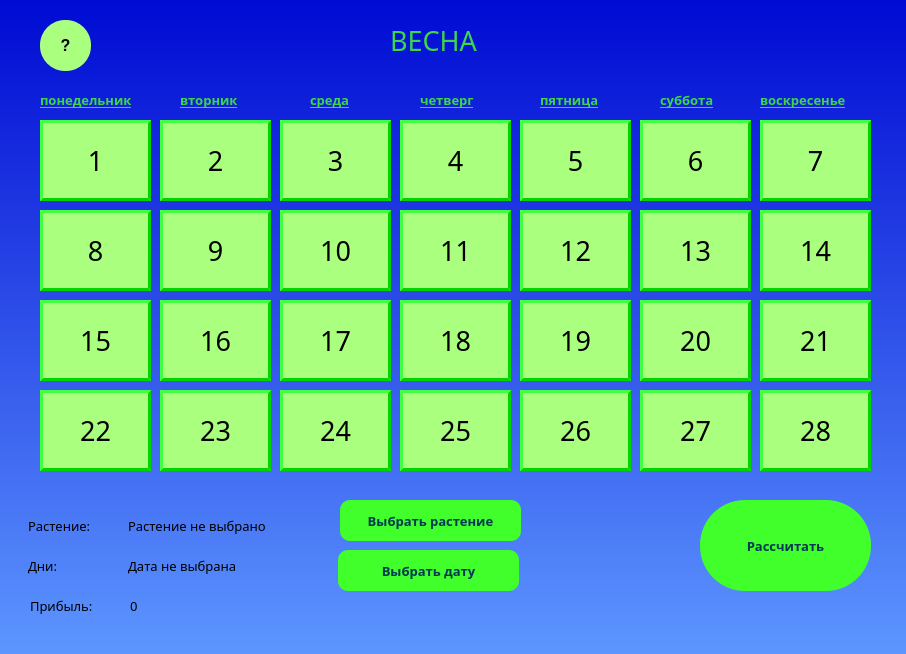
<?xml version="1.0" encoding="UTF-8"?>
<ui version="4.0">
 <class>Form</class>
 <widget class="QWidget" name="Form">
  <property name="geometry">
   <rect>
    <x>0</x>
    <y>0</y>
    <width>906</width>
    <height>654</height>
   </rect>
  </property>
  <property name="windowTitle">
   <string>Form</string>
  </property>
  <property name="styleSheet">
   <string notr="true">background-color: qlineargradient(spread:reflect, x1:0, y1:0, x2:0, y2:1, stop:0 rgba(0, 10, 211, 255), stop:1 rgba(93, 150, 255, 255));</string>
  </property>
  <widget class="QPushButton" name="pushButton_1">
   <property name="geometry">
    <rect>
     <x>40</x>
     <y>120</y>
     <width>111</width>
     <height>81</height>
    </rect>
   </property>
   <property name="font">
    <font>
     <family>Segoe Print</family>
     <pointsize>20</pointsize>
    </font>
   </property>
   <property name="styleSheet">
    <string notr="true">background-color:rgb(170, 255, 127);
border-style: outset;
border-color: rgb(0, 213, 0);
border-width: 3px</string>
   </property>
   <property name="text">
    <string>1</string>
   </property>
   <attribute name="buttonGroup">
    <string notr="true">buttonGroup</string>
   </attribute>
  </widget>
  <widget class="QLabel" name="label">
   <property name="geometry">
    <rect>
     <x>390</x>
     <y>20</y>
     <width>131</width>
     <height>41</height>
    </rect>
   </property>
   <property name="font">
    <font>
     <family>Segoe Print</family>
     <pointsize>20</pointsize>
     <stylestrategy>PreferDefault</stylestrategy>
    </font>
   </property>
   <property name="styleSheet">
    <string notr="true">background-color: transparent;
color: rgb(62, 213, 72)</string>
   </property>
   <property name="text">
    <string>ВЕСНА</string>
   </property>
  </widget>
  <widget class="QPushButton" name="pushButton_8">
   <property name="geometry">
    <rect>
     <x>40</x>
     <y>210</y>
     <width>111</width>
     <height>81</height>
    </rect>
   </property>
   <property name="font">
    <font>
     <family>Segoe Print</family>
     <pointsize>20</pointsize>
    </font>
   </property>
   <property name="styleSheet">
    <string notr="true">background-color:rgb(170, 255, 127);
border-style: outset;
border-color: rgb(0, 213, 0);
border-width: 3px</string>
   </property>
   <property name="text">
    <string>8</string>
   </property>
   <attribute name="buttonGroup">
    <string notr="true">buttonGroup</string>
   </attribute>
  </widget>
  <widget class="QPushButton" name="pushButton_22">
   <property name="geometry">
    <rect>
     <x>40</x>
     <y>390</y>
     <width>111</width>
     <height>81</height>
    </rect>
   </property>
   <property name="font">
    <font>
     <family>Segoe Print</family>
     <pointsize>20</pointsize>
    </font>
   </property>
   <property name="styleSheet">
    <string notr="true">background-color:rgb(170, 255, 127);
border-style: outset;
border-color: rgb(0, 213, 0);
border-width: 3px</string>
   </property>
   <property name="text">
    <string>22</string>
   </property>
   <attribute name="buttonGroup">
    <string notr="true">buttonGroup</string>
   </attribute>
  </widget>
  <widget class="QPushButton" name="pushButton_15">
   <property name="geometry">
    <rect>
     <x>40</x>
     <y>300</y>
     <width>111</width>
     <height>81</height>
    </rect>
   </property>
   <property name="font">
    <font>
     <family>Segoe Print</family>
     <pointsize>20</pointsize>
    </font>
   </property>
   <property name="styleSheet">
    <string notr="true">background-color:rgb(170, 255, 127);
border-style: outset;
border-color: rgb(0, 213, 0);
border-width: 3px</string>
   </property>
   <property name="text">
    <string>15</string>
   </property>
   <attribute name="buttonGroup">
    <string notr="true">buttonGroup</string>
   </attribute>
  </widget>
  <widget class="QPushButton" name="pushButton_2">
   <property name="geometry">
    <rect>
     <x>160</x>
     <y>120</y>
     <width>111</width>
     <height>81</height>
    </rect>
   </property>
   <property name="font">
    <font>
     <family>Segoe Print</family>
     <pointsize>20</pointsize>
    </font>
   </property>
   <property name="styleSheet">
    <string notr="true">background-color:rgb(170, 255, 127);
border-style: outset;
border-color: rgb(0, 213, 0);
border-width: 3px</string>
   </property>
   <property name="text">
    <string>2</string>
   </property>
   <attribute name="buttonGroup">
    <string notr="true">buttonGroup</string>
   </attribute>
  </widget>
  <widget class="QPushButton" name="pushButton_16">
   <property name="geometry">
    <rect>
     <x>160</x>
     <y>300</y>
     <width>111</width>
     <height>81</height>
    </rect>
   </property>
   <property name="font">
    <font>
     <family>Segoe Print</family>
     <pointsize>20</pointsize>
    </font>
   </property>
   <property name="styleSheet">
    <string notr="true">background-color:rgb(170, 255, 127);
border-style: outset;
border-color: rgb(0, 213, 0);
border-width: 3px</string>
   </property>
   <property name="text">
    <string>16</string>
   </property>
   <attribute name="buttonGroup">
    <string notr="true">buttonGroup</string>
   </attribute>
  </widget>
  <widget class="QPushButton" name="pushButton_9">
   <property name="geometry">
    <rect>
     <x>160</x>
     <y>210</y>
     <width>111</width>
     <height>81</height>
    </rect>
   </property>
   <property name="font">
    <font>
     <family>Segoe Print</family>
     <pointsize>20</pointsize>
    </font>
   </property>
   <property name="styleSheet">
    <string notr="true">background-color:rgb(170, 255, 127);
border-style: outset;
border-color: rgb(0, 213, 0);
border-width: 3px</string>
   </property>
   <property name="text">
    <string>9</string>
   </property>
   <attribute name="buttonGroup">
    <string notr="true">buttonGroup</string>
   </attribute>
  </widget>
  <widget class="QPushButton" name="pushButton_23">
   <property name="geometry">
    <rect>
     <x>160</x>
     <y>390</y>
     <width>111</width>
     <height>81</height>
    </rect>
   </property>
   <property name="font">
    <font>
     <family>Segoe Print</family>
     <pointsize>20</pointsize>
    </font>
   </property>
   <property name="styleSheet">
    <string notr="true">background-color:rgb(170, 255, 127);
border-style: outset;
border-color: rgb(0, 213, 0);
border-width: 3px</string>
   </property>
   <property name="text">
    <string>23</string>
   </property>
   <attribute name="buttonGroup">
    <string notr="true">buttonGroup</string>
   </attribute>
  </widget>
  <widget class="QPushButton" name="pushButton_3">
   <property name="geometry">
    <rect>
     <x>280</x>
     <y>120</y>
     <width>111</width>
     <height>81</height>
    </rect>
   </property>
   <property name="font">
    <font>
     <family>Segoe Print</family>
     <pointsize>20</pointsize>
    </font>
   </property>
   <property name="styleSheet">
    <string notr="true">background-color:rgb(170, 255, 127);
border-style: outset;
border-color: rgb(0, 213, 0);
border-width: 3px</string>
   </property>
   <property name="text">
    <string>3</string>
   </property>
   <attribute name="buttonGroup">
    <string notr="true">buttonGroup</string>
   </attribute>
  </widget>
  <widget class="QPushButton" name="pushButton_17">
   <property name="geometry">
    <rect>
     <x>280</x>
     <y>300</y>
     <width>111</width>
     <height>81</height>
    </rect>
   </property>
   <property name="font">
    <font>
     <family>Segoe Print</family>
     <pointsize>20</pointsize>
    </font>
   </property>
   <property name="styleSheet">
    <string notr="true">background-color:rgb(170, 255, 127);
border-style: outset;
border-color: rgb(0, 213, 0);
border-width: 3px</string>
   </property>
   <property name="text">
    <string>17</string>
   </property>
   <attribute name="buttonGroup">
    <string notr="true">buttonGroup</string>
   </attribute>
  </widget>
  <widget class="QPushButton" name="pushButton_10">
   <property name="geometry">
    <rect>
     <x>280</x>
     <y>210</y>
     <width>111</width>
     <height>81</height>
    </rect>
   </property>
   <property name="font">
    <font>
     <family>Segoe Print</family>
     <pointsize>20</pointsize>
    </font>
   </property>
   <property name="styleSheet">
    <string notr="true">background-color:rgb(170, 255, 127);
border-style: outset;
border-color: rgb(0, 213, 0);
border-width: 3px</string>
   </property>
   <property name="text">
    <string>10</string>
   </property>
   <attribute name="buttonGroup">
    <string notr="true">buttonGroup</string>
   </attribute>
  </widget>
  <widget class="QPushButton" name="pushButton_24">
   <property name="geometry">
    <rect>
     <x>280</x>
     <y>390</y>
     <width>111</width>
     <height>81</height>
    </rect>
   </property>
   <property name="font">
    <font>
     <family>Segoe Print</family>
     <pointsize>20</pointsize>
    </font>
   </property>
   <property name="styleSheet">
    <string notr="true">background-color:rgb(170, 255, 127);
border-style: outset;
border-color: rgb(0, 213, 0);
border-width: 3px</string>
   </property>
   <property name="text">
    <string>24</string>
   </property>
   <attribute name="buttonGroup">
    <string notr="true">buttonGroup</string>
   </attribute>
  </widget>
  <widget class="QPushButton" name="pushButton_4">
   <property name="geometry">
    <rect>
     <x>400</x>
     <y>120</y>
     <width>111</width>
     <height>81</height>
    </rect>
   </property>
   <property name="font">
    <font>
     <family>Segoe Print</family>
     <pointsize>20</pointsize>
    </font>
   </property>
   <property name="styleSheet">
    <string notr="true">background-color:rgb(170, 255, 127);
border-style: outset;
border-color: rgb(0, 213, 0);
border-width: 3px</string>
   </property>
   <property name="text">
    <string>4</string>
   </property>
   <attribute name="buttonGroup">
    <string notr="true">buttonGroup</string>
   </attribute>
  </widget>
  <widget class="QPushButton" name="pushButton_18">
   <property name="geometry">
    <rect>
     <x>400</x>
     <y>300</y>
     <width>111</width>
     <height>81</height>
    </rect>
   </property>
   <property name="font">
    <font>
     <family>Segoe Print</family>
     <pointsize>20</pointsize>
    </font>
   </property>
   <property name="styleSheet">
    <string notr="true">background-color:rgb(170, 255, 127);
border-style: outset;
border-color: rgb(0, 213, 0);
border-width: 3px</string>
   </property>
   <property name="text">
    <string>18</string>
   </property>
   <attribute name="buttonGroup">
    <string notr="true">buttonGroup</string>
   </attribute>
  </widget>
  <widget class="QPushButton" name="pushButton_11">
   <property name="geometry">
    <rect>
     <x>400</x>
     <y>210</y>
     <width>111</width>
     <height>81</height>
    </rect>
   </property>
   <property name="font">
    <font>
     <family>Segoe Print</family>
     <pointsize>20</pointsize>
    </font>
   </property>
   <property name="styleSheet">
    <string notr="true">background-color:rgb(170, 255, 127);
border-style: outset;
border-color: rgb(0, 213, 0);
border-width: 3px</string>
   </property>
   <property name="text">
    <string>11</string>
   </property>
   <attribute name="buttonGroup">
    <string notr="true">buttonGroup</string>
   </attribute>
  </widget>
  <widget class="QPushButton" name="pushButton_25">
   <property name="geometry">
    <rect>
     <x>400</x>
     <y>390</y>
     <width>111</width>
     <height>81</height>
    </rect>
   </property>
   <property name="font">
    <font>
     <family>Segoe Print</family>
     <pointsize>20</pointsize>
    </font>
   </property>
   <property name="styleSheet">
    <string notr="true">background-color:rgb(170, 255, 127);
border-style: outset;
border-color: rgb(0, 213, 0);
border-width: 3px</string>
   </property>
   <property name="text">
    <string>25</string>
   </property>
   <attribute name="buttonGroup">
    <string notr="true">buttonGroup</string>
   </attribute>
  </widget>
  <widget class="QPushButton" name="pushButton_5">
   <property name="geometry">
    <rect>
     <x>520</x>
     <y>120</y>
     <width>111</width>
     <height>81</height>
    </rect>
   </property>
   <property name="font">
    <font>
     <family>Segoe Print</family>
     <pointsize>20</pointsize>
    </font>
   </property>
   <property name="styleSheet">
    <string notr="true">background-color:rgb(170, 255, 127);
border-style: outset;
border-color: rgb(0, 213, 0);
border-width: 3px</string>
   </property>
   <property name="text">
    <string>5</string>
   </property>
   <attribute name="buttonGroup">
    <string notr="true">buttonGroup</string>
   </attribute>
  </widget>
  <widget class="QPushButton" name="pushButton_19">
   <property name="geometry">
    <rect>
     <x>520</x>
     <y>300</y>
     <width>111</width>
     <height>81</height>
    </rect>
   </property>
   <property name="font">
    <font>
     <family>Segoe Print</family>
     <pointsize>20</pointsize>
    </font>
   </property>
   <property name="styleSheet">
    <string notr="true">background-color:rgb(170, 255, 127);
border-style: outset;
border-color: rgb(0, 213, 0);
border-width: 3px</string>
   </property>
   <property name="text">
    <string>19</string>
   </property>
   <attribute name="buttonGroup">
    <string notr="true">buttonGroup</string>
   </attribute>
  </widget>
  <widget class="QPushButton" name="pushButton_12">
   <property name="geometry">
    <rect>
     <x>520</x>
     <y>210</y>
     <width>111</width>
     <height>81</height>
    </rect>
   </property>
   <property name="font">
    <font>
     <family>Segoe Print</family>
     <pointsize>20</pointsize>
    </font>
   </property>
   <property name="styleSheet">
    <string notr="true">background-color:rgb(170, 255, 127);
border-style: outset;
border-color: rgb(0, 213, 0);
border-width: 3px</string>
   </property>
   <property name="text">
    <string>12</string>
   </property>
   <attribute name="buttonGroup">
    <string notr="true">buttonGroup</string>
   </attribute>
  </widget>
  <widget class="QPushButton" name="pushButton_26">
   <property name="geometry">
    <rect>
     <x>520</x>
     <y>390</y>
     <width>111</width>
     <height>81</height>
    </rect>
   </property>
   <property name="font">
    <font>
     <family>Segoe Print</family>
     <pointsize>20</pointsize>
    </font>
   </property>
   <property name="styleSheet">
    <string notr="true">background-color:rgb(170, 255, 127);
border-style: outset;
border-color: rgb(0, 213, 0);
border-width: 3px</string>
   </property>
   <property name="text">
    <string>26</string>
   </property>
   <attribute name="buttonGroup">
    <string notr="true">buttonGroup</string>
   </attribute>
  </widget>
  <widget class="QPushButton" name="pushButton_6">
   <property name="geometry">
    <rect>
     <x>640</x>
     <y>120</y>
     <width>111</width>
     <height>81</height>
    </rect>
   </property>
   <property name="font">
    <font>
     <family>Segoe Print</family>
     <pointsize>20</pointsize>
    </font>
   </property>
   <property name="styleSheet">
    <string notr="true">background-color:rgb(170, 255, 127);
border-style: outset;
border-color: rgb(0, 213, 0);
border-width: 3px</string>
   </property>
   <property name="text">
    <string>6</string>
   </property>
   <attribute name="buttonGroup">
    <string notr="true">buttonGroup</string>
   </attribute>
  </widget>
  <widget class="QPushButton" name="pushButton_20">
   <property name="geometry">
    <rect>
     <x>640</x>
     <y>300</y>
     <width>111</width>
     <height>81</height>
    </rect>
   </property>
   <property name="font">
    <font>
     <family>Segoe Print</family>
     <pointsize>20</pointsize>
    </font>
   </property>
   <property name="styleSheet">
    <string notr="true">background-color:rgb(170, 255, 127);
border-style: outset;
border-color: rgb(0, 213, 0);
border-width: 3px</string>
   </property>
   <property name="text">
    <string>20</string>
   </property>
   <attribute name="buttonGroup">
    <string notr="true">buttonGroup</string>
   </attribute>
  </widget>
  <widget class="QPushButton" name="pushButton_13">
   <property name="geometry">
    <rect>
     <x>640</x>
     <y>210</y>
     <width>111</width>
     <height>81</height>
    </rect>
   </property>
   <property name="font">
    <font>
     <family>Segoe Print</family>
     <pointsize>20</pointsize>
    </font>
   </property>
   <property name="styleSheet">
    <string notr="true">background-color:rgb(170, 255, 127);
border-style: outset;
border-color: rgb(0, 213, 0);
border-width: 3px</string>
   </property>
   <property name="text">
    <string>13</string>
   </property>
   <attribute name="buttonGroup">
    <string notr="true">buttonGroup</string>
   </attribute>
  </widget>
  <widget class="QPushButton" name="pushButton_27">
   <property name="geometry">
    <rect>
     <x>640</x>
     <y>390</y>
     <width>111</width>
     <height>81</height>
    </rect>
   </property>
   <property name="font">
    <font>
     <family>Segoe Print</family>
     <pointsize>20</pointsize>
    </font>
   </property>
   <property name="styleSheet">
    <string notr="true">background-color:rgb(170, 255, 127);
border-style: outset;
border-color: rgb(0, 213, 0);
border-width: 3px</string>
   </property>
   <property name="text">
    <string>27</string>
   </property>
   <attribute name="buttonGroup">
    <string notr="true">buttonGroup</string>
   </attribute>
  </widget>
  <widget class="QPushButton" name="pushButton_7">
   <property name="geometry">
    <rect>
     <x>760</x>
     <y>120</y>
     <width>111</width>
     <height>81</height>
    </rect>
   </property>
   <property name="font">
    <font>
     <family>Segoe Print</family>
     <pointsize>20</pointsize>
    </font>
   </property>
   <property name="styleSheet">
    <string notr="true">background-color:rgb(170, 255, 127);
border-style: outset;
border-color: rgb(0, 213, 0);
border-width: 3px</string>
   </property>
   <property name="text">
    <string>7</string>
   </property>
   <attribute name="buttonGroup">
    <string notr="true">buttonGroup</string>
   </attribute>
  </widget>
  <widget class="QPushButton" name="pushButton_21">
   <property name="geometry">
    <rect>
     <x>760</x>
     <y>300</y>
     <width>111</width>
     <height>81</height>
    </rect>
   </property>
   <property name="font">
    <font>
     <family>Segoe Print</family>
     <pointsize>20</pointsize>
    </font>
   </property>
   <property name="styleSheet">
    <string notr="true">background-color:rgb(170, 255, 127);
border-style: outset;
border-color: rgb(0, 213, 0);
border-width: 3px</string>
   </property>
   <property name="text">
    <string>21</string>
   </property>
   <attribute name="buttonGroup">
    <string notr="true">buttonGroup</string>
   </attribute>
  </widget>
  <widget class="QPushButton" name="pushButton_14">
   <property name="geometry">
    <rect>
     <x>760</x>
     <y>210</y>
     <width>111</width>
     <height>81</height>
    </rect>
   </property>
   <property name="font">
    <font>
     <family>Segoe Print</family>
     <pointsize>20</pointsize>
    </font>
   </property>
   <property name="styleSheet">
    <string notr="true">background-color:rgb(170, 255, 127);
border-style: outset;
border-color: rgb(0, 213, 0);
border-width: 3px</string>
   </property>
   <property name="text">
    <string>14</string>
   </property>
   <attribute name="buttonGroup">
    <string notr="true">buttonGroup</string>
   </attribute>
  </widget>
  <widget class="QPushButton" name="pushButton_28">
   <property name="geometry">
    <rect>
     <x>760</x>
     <y>390</y>
     <width>111</width>
     <height>81</height>
    </rect>
   </property>
   <property name="font">
    <font>
     <family>Segoe Print</family>
     <pointsize>20</pointsize>
    </font>
   </property>
   <property name="styleSheet">
    <string notr="true">background-color:rgb(170, 255, 127);
border-style: outset;
border-color: rgb(0, 213, 0);
border-width: 3px</string>
   </property>
   <property name="text">
    <string>28</string>
   </property>
   <attribute name="buttonGroup">
    <string notr="true">buttonGroup</string>
   </attribute>
  </widget>
  <widget class="QLabel" name="label_2">
   <property name="geometry">
    <rect>
     <x>40</x>
     <y>90</y>
     <width>111</width>
     <height>20</height>
    </rect>
   </property>
   <property name="font">
    <font>
     <family>Segoe Print</family>
     <pointsize>10</pointsize>
     <weight>75</weight>
     <italic>false</italic>
     <bold>true</bold>
     <underline>true</underline>
    </font>
   </property>
   <property name="styleSheet">
    <string notr="true">background-color: transparent;
color: rgb(62, 213, 72)</string>
   </property>
   <property name="text">
    <string>понедельник</string>
   </property>
  </widget>
  <widget class="QLabel" name="label_3">
   <property name="geometry">
    <rect>
     <x>180</x>
     <y>90</y>
     <width>81</width>
     <height>20</height>
    </rect>
   </property>
   <property name="font">
    <font>
     <family>Segoe Print</family>
     <pointsize>10</pointsize>
     <weight>75</weight>
     <italic>false</italic>
     <bold>true</bold>
     <underline>true</underline>
    </font>
   </property>
   <property name="styleSheet">
    <string notr="true">background-color: transparent;
color: rgb(62, 213, 72)</string>
   </property>
   <property name="text">
    <string>вторник</string>
   </property>
  </widget>
  <widget class="QLabel" name="label_4">
   <property name="geometry">
    <rect>
     <x>310</x>
     <y>90</y>
     <width>51</width>
     <height>20</height>
    </rect>
   </property>
   <property name="font">
    <font>
     <family>Segoe Print</family>
     <pointsize>10</pointsize>
     <weight>75</weight>
     <italic>false</italic>
     <bold>true</bold>
     <underline>true</underline>
    </font>
   </property>
   <property name="styleSheet">
    <string notr="true">background-color: transparent;
color: rgb(62, 213, 72)</string>
   </property>
   <property name="text">
    <string>среда</string>
   </property>
  </widget>
  <widget class="QLabel" name="label_5">
   <property name="geometry">
    <rect>
     <x>420</x>
     <y>90</y>
     <width>81</width>
     <height>20</height>
    </rect>
   </property>
   <property name="font">
    <font>
     <family>Segoe Print</family>
     <pointsize>10</pointsize>
     <weight>75</weight>
     <italic>false</italic>
     <bold>true</bold>
     <underline>true</underline>
    </font>
   </property>
   <property name="styleSheet">
    <string notr="true">background-color: transparent;
color: rgb(62, 213, 72)</string>
   </property>
   <property name="text">
    <string>четверг</string>
   </property>
  </widget>
  <widget class="QLabel" name="label_6">
   <property name="geometry">
    <rect>
     <x>540</x>
     <y>90</y>
     <width>81</width>
     <height>20</height>
    </rect>
   </property>
   <property name="font">
    <font>
     <family>Segoe Print</family>
     <pointsize>10</pointsize>
     <weight>75</weight>
     <italic>false</italic>
     <bold>true</bold>
     <underline>true</underline>
    </font>
   </property>
   <property name="styleSheet">
    <string notr="true">background-color: transparent;
color: rgb(62, 213, 72)</string>
   </property>
   <property name="text">
    <string>пятница</string>
   </property>
  </widget>
  <widget class="QLabel" name="label_7">
   <property name="geometry">
    <rect>
     <x>660</x>
     <y>90</y>
     <width>81</width>
     <height>20</height>
    </rect>
   </property>
   <property name="font">
    <font>
     <family>Segoe Print</family>
     <pointsize>10</pointsize>
     <weight>75</weight>
     <italic>false</italic>
     <bold>true</bold>
     <underline>true</underline>
    </font>
   </property>
   <property name="styleSheet">
    <string notr="true">background-color: transparent;
color: rgb(62, 213, 72)</string>
   </property>
   <property name="text">
    <string>суббота</string>
   </property>
  </widget>
  <widget class="QLabel" name="label_8">
   <property name="geometry">
    <rect>
     <x>760</x>
     <y>90</y>
     <width>111</width>
     <height>20</height>
    </rect>
   </property>
   <property name="font">
    <font>
     <family>Segoe Print</family>
     <pointsize>10</pointsize>
     <weight>75</weight>
     <italic>false</italic>
     <bold>true</bold>
     <underline>true</underline>
    </font>
   </property>
   <property name="styleSheet">
    <string notr="true">background-color: transparent;
color: rgb(62, 213, 72)</string>
   </property>
   <property name="text">
    <string>воскресенье</string>
   </property>
  </widget>
  <widget class="QPushButton" name="choosing_crop_button">
   <property name="geometry">
    <rect>
     <x>340</x>
     <y>500</y>
     <width>181</width>
     <height>41</height>
    </rect>
   </property>
   <property name="font">
    <font>
     <family>MingLiU_HKSCS-ExtB</family>
     <pointsize>10</pointsize>
     <weight>75</weight>
     <bold>true</bold>
    </font>
   </property>
   <property name="styleSheet">
    <string notr="true">background-color: rgb(64, 255, 43);
border-radius: 10;
color: rgb(0, 56, 83)</string>
   </property>
   <property name="text">
    <string>Выбрать растение</string>
   </property>
  </widget>
  <widget class="QPushButton" name="choosing_date_button">
   <property name="geometry">
    <rect>
     <x>338</x>
     <y>550</y>
     <width>181</width>
     <height>41</height>
    </rect>
   </property>
   <property name="font">
    <font>
     <family>MingLiU_HKSCS-ExtB</family>
     <pointsize>10</pointsize>
     <weight>75</weight>
     <bold>true</bold>
    </font>
   </property>
   <property name="styleSheet">
    <string notr="true">background-color: rgb(64, 255, 43);
border-radius: 10;
color: rgb(0, 56, 83)</string>
   </property>
   <property name="text">
    <string>Выбрать дату</string>
   </property>
  </widget>
  <widget class="QLabel" name="label_for_crop">
   <property name="geometry">
    <rect>
     <x>128</x>
     <y>510</y>
     <width>211</width>
     <height>31</height>
    </rect>
   </property>
   <property name="font">
    <font>
     <family>MingLiU_HKSCS-ExtB</family>
     <pointsize>10</pointsize>
     <weight>50</weight>
     <bold>false</bold>
    </font>
   </property>
   <property name="styleSheet">
    <string notr="true">background-color: transparent</string>
   </property>
   <property name="text">
    <string>Растение не выбрано</string>
   </property>
  </widget>
  <widget class="QLabel" name="label_for_date">
   <property name="geometry">
    <rect>
     <x>128</x>
     <y>550</y>
     <width>171</width>
     <height>31</height>
    </rect>
   </property>
   <property name="font">
    <font>
     <family>MingLiU_HKSCS-ExtB</family>
     <pointsize>10</pointsize>
    </font>
   </property>
   <property name="styleSheet">
    <string notr="true">background-color: transparent</string>
   </property>
   <property name="text">
    <string>Дата не выбрана</string>
   </property>
  </widget>
  <widget class="QLabel" name="label_9">
   <property name="geometry">
    <rect>
     <x>28</x>
     <y>510</y>
     <width>81</width>
     <height>31</height>
    </rect>
   </property>
   <property name="font">
    <font>
     <family>MingLiU_HKSCS-ExtB</family>
     <pointsize>10</pointsize>
     <weight>50</weight>
     <bold>false</bold>
    </font>
   </property>
   <property name="styleSheet">
    <string notr="true">background-color: transparent</string>
   </property>
   <property name="text">
    <string>Растение:</string>
   </property>
  </widget>
  <widget class="QLabel" name="label_1000">
   <property name="geometry">
    <rect>
     <x>28</x>
     <y>550</y>
     <width>41</width>
     <height>31</height>
    </rect>
   </property>
   <property name="font">
    <font>
     <family>MingLiU_HKSCS-ExtB</family>
     <pointsize>10</pointsize>
    </font>
   </property>
   <property name="styleSheet">
    <string notr="true">background-color: transparent</string>
   </property>
   <property name="text">
    <string>Дни:</string>
   </property>
  </widget>
  <widget class="QPushButton" name="calc_button">
   <property name="geometry">
    <rect>
     <x>700</x>
     <y>500</y>
     <width>171</width>
     <height>91</height>
    </rect>
   </property>
   <property name="font">
    <font>
     <family>MingLiU_HKSCS-ExtB</family>
     <pointsize>10</pointsize>
     <weight>75</weight>
     <bold>true</bold>
    </font>
   </property>
   <property name="styleSheet">
    <string notr="true">background-color: rgb(64, 255, 43);
border-radius: 45;
color: rgb(0, 56, 83)</string>
   </property>
   <property name="text">
    <string>Рассчитать</string>
   </property>
  </widget>
  <widget class="QLabel" name="label_10">
   <property name="geometry">
    <rect>
     <x>30</x>
     <y>590</y>
     <width>81</width>
     <height>31</height>
    </rect>
   </property>
   <property name="font">
    <font>
     <family>MingLiU_HKSCS-ExtB</family>
     <pointsize>10</pointsize>
     <weight>50</weight>
     <bold>false</bold>
    </font>
   </property>
   <property name="styleSheet">
    <string notr="true">background-color: transparent</string>
   </property>
   <property name="text">
    <string>Прибыль:</string>
   </property>
  </widget>
  <widget class="QLabel" name="label_price">
   <property name="geometry">
    <rect>
     <x>130</x>
     <y>590</y>
     <width>51</width>
     <height>31</height>
    </rect>
   </property>
   <property name="font">
    <font>
     <family>MingLiU_HKSCS-ExtB</family>
     <pointsize>10</pointsize>
     <weight>50</weight>
     <bold>false</bold>
    </font>
   </property>
   <property name="styleSheet">
    <string notr="true">background-color: transparent</string>
   </property>
   <property name="text">
    <string>0</string>
   </property>
  </widget>
  <widget class="QLabel" name="label_11">
   <property name="geometry">
    <rect>
     <x>190</x>
     <y>590</y>
     <width>31</width>
     <height>31</height>
    </rect>
   </property>
   <property name="minimumSize">
    <size>
     <width>30</width>
     <height>25</height>
    </size>
   </property>
   <property name="maximumSize">
    <size>
     <width>60</width>
     <height>60</height>
    </size>
   </property>
   <property name="styleSheet">
    <string notr="true">background-color: transparent</string>
   </property>
   <property name="text">
    <string/>
   </property>
   <property name="pixmap">
    <pixmap>../pictures/gold.png</pixmap>
   </property>
  </widget>
  <widget class="QPushButton" name="question_button">
   <property name="geometry">
    <rect>
     <x>40</x>
     <y>20</y>
     <width>51</width>
     <height>51</height>
    </rect>
   </property>
   <property name="font">
    <font>
     <pointsize>12</pointsize>
     <weight>75</weight>
     <bold>true</bold>
    </font>
   </property>
   <property name="styleSheet">
    <string notr="true">background-color: rgb(170, 255, 127);
border-radius: 25</string>
   </property>
   <property name="text">
    <string>?</string>
   </property>
  </widget>
 </widget>
 <resources/>
 <connections/>
 <buttongroups>
  <buttongroup name="buttonGroup"/>
 </buttongroups>
</ui>
